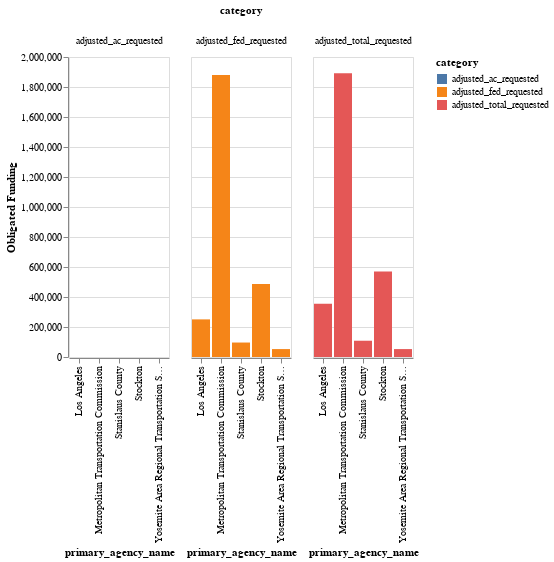

The notebook cell saved with this chart:
### Code cell
alt.Chart(subset5).mark_bar().encode(
    x=alt.X("primary_agency_name"),
    y=alt.Y('value', title="Obligated Funding"),
    color='category:N',
     column='category:N'
)

### Figure 1 — Vega-Lite specification as saved in the notebook (floating-point values rounded to 4 significant figures)
{"config": {"view": {"continuousWidth": 400, "continuousHeight": 300}}, "data": {"name": "data-48d1f57e746af06bfbdedb0aca40de16"}, "mark": "bar", "encoding": {"color": {"field": "category", "type": "nominal"}, "column": {"field": "category", "type": "nominal"}, "x": {"field": "primary_agency_name", "type": "nominal"}, "y": {"field": "value", "title": "Obligated Funding", "type": "quantitative"}}, "$schema": "https://vega.github.io/schema/vega-lite/v4.17.0.json", "datasets": {"data-48d1f57e746af06bfbdedb0aca40de16": [{"primary_agency_name": "Los Angeles", "transit": 35, "process_days": 30.27, "category": "adjusted_total_requested", "value": 355600.0}, {"primary_agency_name": "Metropolitan Transportation Commission", "transit": 18, "process_days": 39.0, "category": "adjusted_total_requested", "value": 1891000.0}, {"primary_agency_name": "Stanislaus County", "transit": 18, "process_days": 16.56, "category": "adjusted_total_requested", "value": 108500.0}, {"primary_agency_name": "Stockton", "transit": 14, "process_days": 44.69, "category": "adjusted_total_requested", "value": 569700.0}, {"primary_agency_name": "Yosemite Area Regional Transportation System JPA", "transit": 14, "process_days": 17.82, "category": "adjusted_total_requested", "value": 52830.0}, {"primary_agency_name": "Los Angeles", "transit": 35, "process_days": 30.27, "category": "adjusted_fed_requested", "value": 250800.0}, {"primary_agency_name": "Metropolitan Transportation Commission", "transit": 18, "process_days": 39.0, "category": "adjusted_fed_requested", "value": 1880000.0}, {"primary_agency_name": "Stanislaus County", "transit": 18, "process_days": 16.56, "category": "adjusted_fed_requested", "value": 96430.0}, {"primary_agency_name": "Stockton", "transit": 14, "process_days": 44.69, "category": "adjusted_fed_requested", "value": 487200.0}, {"primary_agency_name": "Yosemite Area Regional Transportation System JPA", "transit": 14, "process_days": 17.82, "category": "adjusted_fed_requested", "value": 52830.0}, {"primary_agency_name": "Los Angeles", "transit": 35, "process_days": 30.27, "category": "adjusted_ac_requested", "value": 0.0}, {"primary_agency_name": "Metropolitan Transportation Commission", "transit": 18, "process_days": 39.0, "category": "adjusted_ac_requested", "value": 0.0}, {"primary_agency_name": "Stanislaus County", "transit": 18, "process_days": 16.56, "category": "adjusted_ac_requested", "value": 0.0}, {"primary_agency_name": "Stockton", "transit": 14, "process_days": 44.69, "category": "adjusted_ac_requested", "value": 0.0}, {"primary_agency_name": "Yosemite Area Regional Transportation System JPA", "transit": 14, "process_days": 17.82, "category": "adjusted_ac_requested", "value": 0.0}]}}
